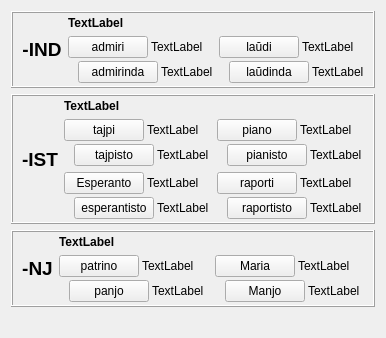
     <widget class="QWidget" name="tab_3">
      <attribute name="icon">
       <iconset resource="ikonoj.qrc">
        <normaloff>:/ikonoj/leciono.png</normaloff>:/ikonoj/leciono.png</iconset>
      </attribute>
      <attribute name="title">
       <string>3</string>
      </attribute>
      <layout class="QVBoxLayout" name="verticalLayout_5">
       <item>
        <widget class="QFrame" name="frame_26">
         <property name="frameShape">
          <enum>QFrame::Box</enum>
         </property>
         <property name="frameShadow">
          <enum>QFrame::Raised</enum>
         </property>
         <layout class="QHBoxLayout" name="horizontalLayout_48">
          <property name="sizeConstraint">
           <enum>QLayout::SetMaximumSize</enum>
          </property>
          <property name="topMargin">
           <number>3</number>
          </property>
          <property name="bottomMargin">
           <number>3</number>
          </property>
          <item>
           <widget class="QLabel" name="label_304">
            <property name="sizePolicy">
             <sizepolicy hsizetype="Maximum" vsizetype="Preferred">
              <horstretch>0</horstretch>
              <verstretch>0</verstretch>
             </sizepolicy>
            </property>
            <property name="styleSheet">
             <string notr="true">font-size: 14pt;
font-weight: bold;</string>
            </property>
            <property name="text">
             <string>-IND</string>
            </property>
            <property name="alignment">
             <set>Qt::AlignCenter</set>
            </property>
            <property name="lingvo" stdset="0">
             <string>eo</string>
            </property>
           </widget>
          </item>
          <item>
           <layout class="QVBoxLayout" name="verticalLayout_372">
            <item>
             <widget class="QLabel" name="Lec09_Label683">
              <property name="sizePolicy">
               <sizepolicy hsizetype="Preferred" vsizetype="Maximum">
                <horstretch>0</horstretch>
                <verstretch>0</verstretch>
               </sizepolicy>
              </property>
              <property name="styleSheet">
               <string notr="true">font-weight: bold;</string>
              </property>
              <property name="text">
               <string>TextLabel</string>
              </property>
              <property name="wordWrap">
               <bool>true</bool>
              </property>
             </widget>
            </item>
            <item>
             <layout class="QHBoxLayout" name="horizontalLayout_608">
              <item>
               <layout class="QVBoxLayout" name="verticalLayout_373">
                <property name="spacing">
                 <number>3</number>
                </property>
                <item>
                 <layout class="QHBoxLayout" name="horizontalLayout_609" stretch="3,1">
                  <item>
                   <widget class="neklakebla" name="Lec09_Button650">
                    <property name="sizePolicy">
                     <sizepolicy hsizetype="Maximum" vsizetype="Fixed">
                      <horstretch>0</horstretch>
                      <verstretch>0</verstretch>
                     </sizepolicy>
                    </property>
                    <property name="text">
                     <string>admiri</string>
                    </property>
                   </widget>
                  </item>
                  <item>
                   <widget class="QLabel" name="Lec09_Label684">
                    <property name="text">
                     <string>TextLabel</string>
                    </property>
                    <property name="wordWrap">
                     <bool>true</bool>
                    </property>
                   </widget>
                  </item>
                 </layout>
                </item>
                <item>
                 <layout class="QHBoxLayout" name="horizontalLayout_610" stretch="0,3,1">
                  <item>
                   <widget class="label_sago_reversa" name="label_389">
                    <property name="sizePolicy">
                     <sizepolicy hsizetype="Maximum" vsizetype="Preferred">
                      <horstretch>0</horstretch>
                      <verstretch>0</verstretch>
                     </sizepolicy>
                    </property>
                    <property name="text">
                     <string/>
                    </property>
                    <property name="pixmap">
                     <pixmap resource="ikonoj.qrc">:/ikonoj/sago_revena.png</pixmap>
                    </property>
                   </widget>
                  </item>
                  <item>
                   <widget class="neklakebla" name="Lec09_Button651">
                    <property name="sizePolicy">
                     <sizepolicy hsizetype="Maximum" vsizetype="Fixed">
                      <horstretch>0</horstretch>
                      <verstretch>0</verstretch>
                     </sizepolicy>
                    </property>
                    <property name="text">
                     <string>admirinda</string>
                    </property>
                   </widget>
                  </item>
                  <item>
                   <widget class="QLabel" name="Lec09_Label685">
                    <property name="text">
                     <string>TextLabel</string>
                    </property>
                    <property name="wordWrap">
                     <bool>true</bool>
                    </property>
                   </widget>
                  </item>
                 </layout>
                </item>
               </layout>
              </item>
              <item>
               <layout class="QVBoxLayout" name="verticalLayout_374">
                <property name="spacing">
                 <number>3</number>
                </property>
                <item>
                 <layout class="QHBoxLayout" name="horizontalLayout_611" stretch="3,1">
                  <item>
                   <widget class="neklakebla" name="Lec09_Button48">
                    <property name="sizePolicy">
                     <sizepolicy hsizetype="Maximum" vsizetype="Fixed">
                      <horstretch>0</horstretch>
                      <verstretch>0</verstretch>
                     </sizepolicy>
                    </property>
                    <property name="text">
                     <string>laŭdi</string>
                    </property>
                   </widget>
                  </item>
                  <item>
                   <widget class="QLabel" name="Lec09_Label49">
                    <property name="text">
                     <string>TextLabel</string>
                    </property>
                    <property name="wordWrap">
                     <bool>true</bool>
                    </property>
                   </widget>
                  </item>
                 </layout>
                </item>
                <item>
                 <layout class="QHBoxLayout" name="horizontalLayout_612" stretch="0,3,1">
                  <item>
                   <widget class="label_sago_reversa" name="label_390">
                    <property name="sizePolicy">
                     <sizepolicy hsizetype="Maximum" vsizetype="Preferred">
                      <horstretch>0</horstretch>
                      <verstretch>0</verstretch>
                     </sizepolicy>
                    </property>
                    <property name="text">
                     <string/>
                    </property>
                    <property name="pixmap">
                     <pixmap resource="ikonoj.qrc">:/ikonoj/sago_revena.png</pixmap>
                    </property>
                   </widget>
                  </item>
                  <item>
                   <widget class="neklakebla" name="Lec09_Button49">
                    <property name="sizePolicy">
                     <sizepolicy hsizetype="Maximum" vsizetype="Fixed">
                      <horstretch>0</horstretch>
                      <verstretch>0</verstretch>
                     </sizepolicy>
                    </property>
                    <property name="text">
                     <string>laŭdinda</string>
                    </property>
                   </widget>
                  </item>
                  <item>
                   <widget class="QLabel" name="Lec09_Label50">
                    <property name="text">
                     <string>TextLabel</string>
                    </property>
                    <property name="wordWrap">
                     <bool>true</bool>
                    </property>
                   </widget>
                  </item>
                 </layout>
                </item>
               </layout>
              </item>
             </layout>
            </item>
           </layout>
          </item>
         </layout>
        </widget>
       </item>
       <item>
        <widget class="QFrame" name="frame_28">
         <property name="frameShape">
          <enum>QFrame::Box</enum>
         </property>
         <property name="frameShadow">
          <enum>QFrame::Raised</enum>
         </property>
         <layout class="QHBoxLayout" name="horizontalLayout_50">
          <property name="topMargin">
           <number>3</number>
          </property>
          <property name="bottomMargin">
           <number>3</number>
          </property>
          <item>
           <widget class="QLabel" name="label_321">
            <property name="sizePolicy">
             <sizepolicy hsizetype="Maximum" vsizetype="Preferred">
              <horstretch>0</horstretch>
              <verstretch>0</verstretch>
             </sizepolicy>
            </property>
            <property name="styleSheet">
             <string notr="true">font-size: 14pt;
font-weight: bold;</string>
            </property>
            <property name="text">
             <string>-IST</string>
            </property>
            <property name="alignment">
             <set>Qt::AlignCenter</set>
            </property>
            <property name="lingvo" stdset="0">
             <string>eo</string>
            </property>
           </widget>
          </item>
          <item>
           <layout class="QVBoxLayout" name="verticalLayout_29">
            <item>
             <widget class="QLabel" name="Lec09_Label689">
              <property name="sizePolicy">
               <sizepolicy hsizetype="Preferred" vsizetype="Maximum">
                <horstretch>0</horstretch>
                <verstretch>0</verstretch>
               </sizepolicy>
              </property>
              <property name="styleSheet">
               <string notr="true">font-weight: bold;</string>
              </property>
              <property name="text">
               <string>TextLabel</string>
              </property>
              <property name="wordWrap">
               <bool>true</bool>
              </property>
             </widget>
            </item>
            <item>
             <layout class="QHBoxLayout" name="horizontalLayout_49">
              <item>
               <layout class="QVBoxLayout" name="verticalLayout_378">
                <item>
                 <layout class="QVBoxLayout" name="verticalLayout_379">
                  <property name="spacing">
                   <number>3</number>
                  </property>
                  <item>
                   <layout class="QHBoxLayout" name="horizontalLayout_618" stretch="3,1">
                    <item>
                     <widget class="neklakebla" name="Lec09_Button654">
                      <property name="sizePolicy">
                       <sizepolicy hsizetype="Maximum" vsizetype="Fixed">
                        <horstretch>0</horstretch>
                        <verstretch>0</verstretch>
                       </sizepolicy>
                      </property>
                      <property name="text">
                       <string>tajpi</string>
                      </property>
                     </widget>
                    </item>
                    <item>
                     <widget class="QLabel" name="Lec09_Label690">
                      <property name="text">
                       <string>TextLabel</string>
                      </property>
                      <property name="wordWrap">
                       <bool>true</bool>
                      </property>
                     </widget>
                    </item>
                   </layout>
                  </item>
                  <item>
                   <layout class="QHBoxLayout" name="horizontalLayout_619" stretch="0,3,1">
                    <item>
                     <widget class="label_sago_reversa" name="label_394">
                      <property name="sizePolicy">
                       <sizepolicy hsizetype="Maximum" vsizetype="Preferred">
                        <horstretch>0</horstretch>
                        <verstretch>0</verstretch>
                       </sizepolicy>
                      </property>
                      <property name="text">
                       <string/>
                      </property>
                      <property name="pixmap">
                       <pixmap resource="ikonoj.qrc">:/ikonoj/sago_revena.png</pixmap>
                      </property>
                     </widget>
                    </item>
                    <item>
                     <widget class="neklakebla" name="Lec09_Button655">
                      <property name="sizePolicy">
                       <sizepolicy hsizetype="Maximum" vsizetype="Fixed">
                        <horstretch>0</horstretch>
                        <verstretch>0</verstretch>
                       </sizepolicy>
                      </property>
                      <property name="text">
                       <string>tajpisto</string>
                      </property>
                     </widget>
                    </item>
                    <item>
                     <widget class="QLabel" name="Lec09_Label691">
                      <property name="text">
                       <string>TextLabel</string>
                      </property>
                      <property name="wordWrap">
                       <bool>true</bool>
                      </property>
                     </widget>
                    </item>
                   </layout>
                  </item>
                 </layout>
                </item>
                <item>
                 <layout class="QVBoxLayout" name="verticalLayout_380">
                  <property name="spacing">
                   <number>3</number>
                  </property>
                  <item>
                   <layout class="QHBoxLayout" name="horizontalLayout_635" stretch="3,1">
                    <item>
                     <widget class="neklakebla" name="Lec09_Button658">
                      <property name="sizePolicy">
                       <sizepolicy hsizetype="Maximum" vsizetype="Fixed">
                        <horstretch>0</horstretch>
                        <verstretch>0</verstretch>
                       </sizepolicy>
                      </property>
                      <property name="text">
                       <string>Esperanto</string>
                      </property>
                     </widget>
                    </item>
                    <item>
                     <widget class="QLabel" name="Lec09_Label695">
                      <property name="text">
                       <string>TextLabel</string>
                      </property>
                      <property name="wordWrap">
                       <bool>true</bool>
                      </property>
                     </widget>
                    </item>
                   </layout>
                  </item>
                  <item>
                   <layout class="QHBoxLayout" name="horizontalLayout_636" stretch="0,3,1">
                    <item>
                     <widget class="label_sago_reversa" name="label_395">
                      <property name="sizePolicy">
                       <sizepolicy hsizetype="Maximum" vsizetype="Preferred">
                        <horstretch>0</horstretch>
                        <verstretch>0</verstretch>
                       </sizepolicy>
                      </property>
                      <property name="text">
                       <string/>
                      </property>
                      <property name="pixmap">
                       <pixmap resource="ikonoj.qrc">:/ikonoj/sago_revena.png</pixmap>
                      </property>
                     </widget>
                    </item>
                    <item>
                     <widget class="neklakebla" name="Lec09_Button47">
                      <property name="sizePolicy">
                       <sizepolicy hsizetype="Maximum" vsizetype="Fixed">
                        <horstretch>0</horstretch>
                        <verstretch>0</verstretch>
                       </sizepolicy>
                      </property>
                      <property name="text">
                       <string>esperantisto</string>
                      </property>
                     </widget>
                    </item>
                    <item>
                     <widget class="QLabel" name="Lec09_Label48">
                      <property name="text">
                       <string>TextLabel</string>
                      </property>
                      <property name="wordWrap">
                       <bool>true</bool>
                      </property>
                     </widget>
                    </item>
                   </layout>
                  </item>
                 </layout>
                </item>
               </layout>
              </item>
              <item>
               <layout class="QVBoxLayout" name="verticalLayout_20">
                <item>
                 <layout class="QVBoxLayout" name="verticalLayout_382">
                  <property name="spacing">
                   <number>3</number>
                  </property>
                  <item>
                   <layout class="QHBoxLayout" name="horizontalLayout_620" stretch="3,1">
                    <item>
                     <widget class="neklakebla" name="Lec09_Button52">
                      <property name="sizePolicy">
                       <sizepolicy hsizetype="Maximum" vsizetype="Fixed">
                        <horstretch>0</horstretch>
                        <verstretch>0</verstretch>
                       </sizepolicy>
                      </property>
                      <property name="text">
                       <string>piano</string>
                      </property>
                     </widget>
                    </item>
                    <item>
                     <widget class="QLabel" name="Lec09_Label53">
                      <property name="text">
                       <string>TextLabel</string>
                      </property>
                      <property name="wordWrap">
                       <bool>true</bool>
                      </property>
                     </widget>
                    </item>
                   </layout>
                  </item>
                  <item>
                   <layout class="QHBoxLayout" name="horizontalLayout_621" stretch="0,3,1">
                    <item>
                     <widget class="label_sago_reversa" name="label_396">
                      <property name="sizePolicy">
                       <sizepolicy hsizetype="Maximum" vsizetype="Preferred">
                        <horstretch>0</horstretch>
                        <verstretch>0</verstretch>
                       </sizepolicy>
                      </property>
                      <property name="text">
                       <string/>
                      </property>
                      <property name="pixmap">
                       <pixmap resource="ikonoj.qrc">:/ikonoj/sago_revena.png</pixmap>
                      </property>
                     </widget>
                    </item>
                    <item>
                     <widget class="neklakebla" name="Lec09_Button53">
                      <property name="sizePolicy">
                       <sizepolicy hsizetype="Maximum" vsizetype="Fixed">
                        <horstretch>0</horstretch>
                        <verstretch>0</verstretch>
                       </sizepolicy>
                      </property>
                      <property name="text">
                       <string>pianisto</string>
                      </property>
                     </widget>
                    </item>
                    <item>
                     <widget class="QLabel" name="Lec09_Label54">
                      <property name="text">
                       <string>TextLabel</string>
                      </property>
                      <property name="wordWrap">
                       <bool>true</bool>
                      </property>
                     </widget>
                    </item>
                   </layout>
                  </item>
                 </layout>
                </item>
                <item>
                 <layout class="QVBoxLayout" name="verticalLayout_384">
                  <property name="spacing">
                   <number>3</number>
                  </property>
                  <item>
                   <layout class="QHBoxLayout" name="horizontalLayout_665" stretch="3,1">
                    <item>
                     <widget class="neklakebla" name="Lec09_Button54">
                      <property name="sizePolicy">
                       <sizepolicy hsizetype="Maximum" vsizetype="Fixed">
                        <horstretch>0</horstretch>
                        <verstretch>0</verstretch>
                       </sizepolicy>
                      </property>
                      <property name="text">
                       <string>raporti</string>
                      </property>
                     </widget>
                    </item>
                    <item>
                     <widget class="QLabel" name="Lec09_Label57">
                      <property name="text">
                       <string>TextLabel</string>
                      </property>
                      <property name="wordWrap">
                       <bool>true</bool>
                      </property>
                     </widget>
                    </item>
                   </layout>
                  </item>
                  <item>
                   <layout class="QHBoxLayout" name="horizontalLayout_666" stretch="0,3,1">
                    <item>
                     <widget class="label_sago_reversa" name="label_414">
                      <property name="sizePolicy">
                       <sizepolicy hsizetype="Maximum" vsizetype="Preferred">
                        <horstretch>0</horstretch>
                        <verstretch>0</verstretch>
                       </sizepolicy>
                      </property>
                      <property name="text">
                       <string/>
                      </property>
                      <property name="pixmap">
                       <pixmap resource="ikonoj.qrc">:/ikonoj/sago_revena.png</pixmap>
                      </property>
                     </widget>
                    </item>
                    <item>
                     <widget class="neklakebla" name="Lec09_Button55">
                      <property name="sizePolicy">
                       <sizepolicy hsizetype="Maximum" vsizetype="Fixed">
                        <horstretch>0</horstretch>
                        <verstretch>0</verstretch>
                       </sizepolicy>
                      </property>
                      <property name="text">
                       <string>raportisto</string>
                      </property>
                     </widget>
                    </item>
                    <item>
                     <widget class="QLabel" name="Lec09_Label58">
                      <property name="text">
                       <string>TextLabel</string>
                      </property>
                      <property name="wordWrap">
                       <bool>true</bool>
                      </property>
                     </widget>
                    </item>
                   </layout>
                  </item>
                 </layout>
                </item>
               </layout>
              </item>
             </layout>
            </item>
           </layout>
          </item>
         </layout>
        </widget>
       </item>
       <item>
        <widget class="QFrame" name="frame_29">
         <property name="frameShape">
          <enum>QFrame::Box</enum>
         </property>
         <property name="frameShadow">
          <enum>QFrame::Raised</enum>
         </property>
         <layout class="QHBoxLayout" name="horizontalLayout_51">
          <property name="sizeConstraint">
           <enum>QLayout::SetMaximumSize</enum>
          </property>
          <property name="topMargin">
           <number>3</number>
          </property>
          <property name="bottomMargin">
           <number>3</number>
          </property>
          <item>
           <widget class="QLabel" name="label_300">
            <property name="sizePolicy">
             <sizepolicy hsizetype="Maximum" vsizetype="Preferred">
              <horstretch>0</horstretch>
              <verstretch>0</verstretch>
             </sizepolicy>
            </property>
            <property name="styleSheet">
             <string notr="true">font-size: 14pt;
font-weight: bold;</string>
            </property>
            <property name="text">
             <string>-NJ</string>
            </property>
            <property name="alignment">
             <set>Qt::AlignCenter</set>
            </property>
            <property name="lingvo" stdset="0">
             <string>eo</string>
            </property>
           </widget>
          </item>
          <item>
           <layout class="QVBoxLayout" name="verticalLayout_385">
            <item>
             <widget class="QLabel" name="Lec09_Label692">
              <property name="sizePolicy">
               <sizepolicy hsizetype="Preferred" vsizetype="Maximum">
                <horstretch>0</horstretch>
                <verstretch>0</verstretch>
               </sizepolicy>
              </property>
              <property name="styleSheet">
               <string notr="true">font-weight: bold;</string>
              </property>
              <property name="text">
               <string>TextLabel</string>
              </property>
              <property name="wordWrap">
               <bool>true</bool>
              </property>
             </widget>
            </item>
            <item>
             <layout class="QHBoxLayout" name="horizontalLayout_622">
              <item>
               <layout class="QVBoxLayout" name="verticalLayout_386">
                <property name="spacing">
                 <number>3</number>
                </property>
                <item>
                 <layout class="QHBoxLayout" name="horizontalLayout_623" stretch="3,1">
                  <item>
                   <widget class="neklakebla" name="Lec09_Button656">
                    <property name="sizePolicy">
                     <sizepolicy hsizetype="Maximum" vsizetype="Fixed">
                      <horstretch>0</horstretch>
                      <verstretch>0</verstretch>
                     </sizepolicy>
                    </property>
                    <property name="text">
                     <string>patrino</string>
                    </property>
                   </widget>
                  </item>
                  <item>
                   <widget class="QLabel" name="Lec09_Label693">
                    <property name="text">
                     <string>TextLabel</string>
                    </property>
                    <property name="wordWrap">
                     <bool>true</bool>
                    </property>
                   </widget>
                  </item>
                 </layout>
                </item>
                <item>
                 <layout class="QHBoxLayout" name="horizontalLayout_624" stretch="0,3,1">
                  <item>
                   <widget class="label_sago_reversa" name="label_397">
                    <property name="sizePolicy">
                     <sizepolicy hsizetype="Maximum" vsizetype="Preferred">
                      <horstretch>0</horstretch>
                      <verstretch>0</verstretch>
                     </sizepolicy>
                    </property>
                    <property name="text">
                     <string/>
                    </property>
                    <property name="pixmap">
                     <pixmap resource="ikonoj.qrc">:/ikonoj/sago_revena.png</pixmap>
                    </property>
                   </widget>
                  </item>
                  <item>
                   <widget class="neklakebla" name="Lec09_Button657">
                    <property name="sizePolicy">
                     <sizepolicy hsizetype="Maximum" vsizetype="Fixed">
                      <horstretch>0</horstretch>
                      <verstretch>0</verstretch>
                     </sizepolicy>
                    </property>
                    <property name="text">
                     <string>panjo</string>
                    </property>
                   </widget>
                  </item>
                  <item>
                   <widget class="QLabel" name="Lec09_Label694">
                    <property name="text">
                     <string>TextLabel</string>
                    </property>
                    <property name="wordWrap">
                     <bool>true</bool>
                    </property>
                   </widget>
                  </item>
                 </layout>
                </item>
               </layout>
              </item>
              <item>
               <layout class="QVBoxLayout" name="verticalLayout_387">
                <property name="spacing">
                 <number>3</number>
                </property>
                <item>
                 <layout class="QHBoxLayout" name="horizontalLayout_625" stretch="3,1">
                  <item>
                   <widget class="neklakebla" name="Lec09_Button56">
                    <property name="sizePolicy">
                     <sizepolicy hsizetype="Maximum" vsizetype="Fixed">
                      <horstretch>0</horstretch>
                      <verstretch>0</verstretch>
                     </sizepolicy>
                    </property>
                    <property name="text">
                     <string>Maria</string>
                    </property>
                   </widget>
                  </item>
                  <item>
                   <widget class="QLabel" name="Lec09_Label55">
                    <property name="text">
                     <string>TextLabel</string>
                    </property>
                    <property name="wordWrap">
                     <bool>true</bool>
                    </property>
                   </widget>
                  </item>
                 </layout>
                </item>
                <item>
                 <layout class="QHBoxLayout" name="horizontalLayout_626" stretch="0,3,1">
                  <item>
                   <widget class="label_sago_reversa" name="label_398">
                    <property name="sizePolicy">
                     <sizepolicy hsizetype="Maximum" vsizetype="Preferred">
                      <horstretch>0</horstretch>
                      <verstretch>0</verstretch>
                     </sizepolicy>
                    </property>
                    <property name="text">
                     <string/>
                    </property>
                    <property name="pixmap">
                     <pixmap resource="ikonoj.qrc">:/ikonoj/sago_revena.png</pixmap>
                    </property>
                   </widget>
                  </item>
                  <item>
                   <widget class="neklakebla" name="Lec09_Button57">
                    <property name="sizePolicy">
                     <sizepolicy hsizetype="Maximum" vsizetype="Fixed">
                      <horstretch>0</horstretch>
                      <verstretch>0</verstretch>
                     </sizepolicy>
                    </property>
                    <property name="text">
                     <string>Manjo</string>
                    </property>
                   </widget>
                  </item>
                  <item>
                   <widget class="QLabel" name="Lec09_Label56">
                    <property name="text">
                     <string>TextLabel</string>
                    </property>
                    <property name="wordWrap">
                     <bool>true</bool>
                    </property>
                   </widget>
                  </item>
                 </layout>
                </item>
               </layout>
              </item>
             </layout>
            </item>
           </layout>
          </item>
         </layout>
        </widget>
       </item>
       <item>
        <spacer name="verticalSpacer_12">
         <property name="orientation">
          <enum>Qt::Vertical</enum>
         </property>
         <property name="sizeHint" stdset="0">
          <size>
           <width>20</width>
           <height>20</height>
          </size>
         </property>
        </spacer>
       </item>
      </layout>
     </widget>
